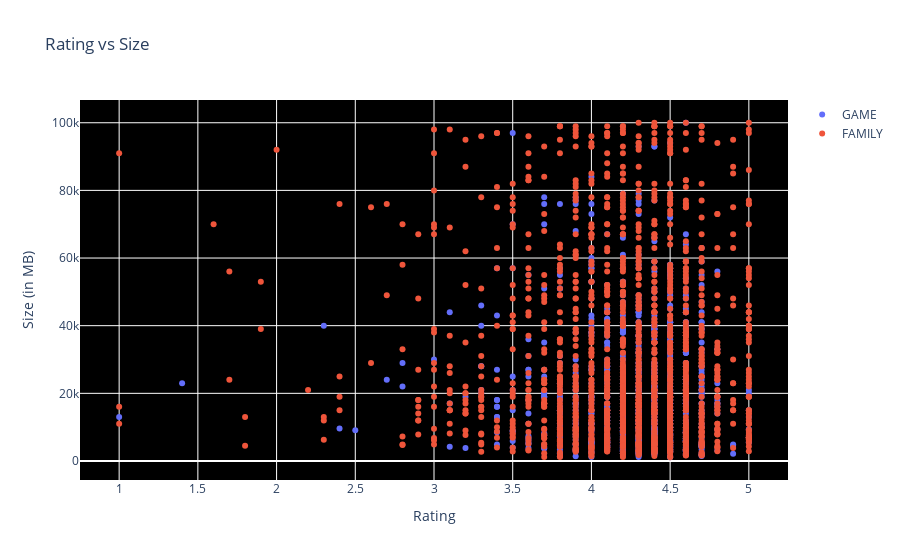

Write notebook code for a chart like this one.
### Code cell
c = ['hsl('+str(h)+',50%'+',50%)' for h in np.linspace(0, 360, len(list(set(google_data_copy.Category))))]

subset_google_data_copy = google_data_copy[google_data_copy.Size > 40]
groups_temp = subset_google_data_copy.groupby('Category').filter(lambda x: len(x) >20)

data = [{
    'x': groups_temp.loc[subset_google_data_copy.Category==category[1]]['Rating'], 
    'type':'scatter',
    'y' : subset_google_data_copy['Size'],
    'name' : str(category[1]),
    'mode' : 'markers',
    'showlegend': True,
    } for category in enumerate(['GAME', 'FAMILY'])]

layout = {'title':"Rating vs Size", 
          'xaxis': {'title' : 'Rating'},
          'yaxis' : {'title' : 'Size (in MB)'},
         'plot_bgcolor': 'rgb(0,0,0)'}

plotly.offline.iplot({'data': data, 'layout': layout})

### Figure 1 — Plotly figure (JSON) as saved in the notebook; plotly's stock layout.template omitted (floating-point values rounded to 4 significant figures; data arrays with more than 128 entries replaced by an {"elided": "..."} marker saying what was removed)
{"data": [{"mode": "markers", "name": "GAME", "showlegend": true, "type": "scatter", "x": {"elided": "967 float values"}, "y": {"elided": "7460 int values"}}, {"mode": "markers", "name": "FAMILY", "showlegend": true, "type": "scatter", "x": {"elided": "1594 float values"}, "y": {"elided": "7460 int values"}}], "layout": {"plot_bgcolor": "rgb(0,0,0)", "title": {"text": "Rating vs Size"}, "xaxis": {"title": {"text": "Rating"}}, "yaxis": {"title": {"text": "Size (in MB)"}}}}
